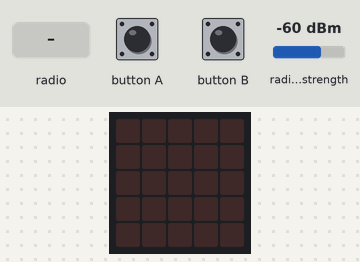
The program below on a simulated BBC micro:bit running MicroPython. Parts: the board's 5×5 LED display. The inputs (shaded band) are chosen by the test bench; at power-on: radio signal strength -60 dBm. Random numbers come from a fixed seed; what the program prints to the serial console is not drawn.

Above: at 1.2 s.
1.3 s: radio message "conn" arrives
At 1.55 s:
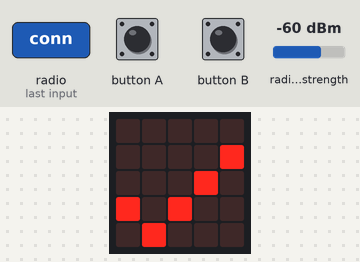
Timing chart, 0 to 4.3 s (numbered marks = the images above; inputs shaded):
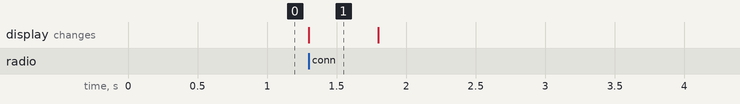

Measured:
- after the input at 1.3 s, the display: changes at once (image 1)
- what the display in image 1 shows lasts 0.5 s, from 1.3 s to 1.8 s

The program:

main.py
```python
# Try using this for help: https://microbit-micropython.readthedocs.io/en/v1.0.1/radio.html

from microbit import *
import radio, threading
import time, random

class MicroBit:
    def __init__(self):
        self = MicroBit.__init__()

    def start_radio():
        print("Starting radio...")
        radio.config(channel=10, group=0, power=7, data_rate=radio.RATE_2MBIT)
        radio.on()

    def stop_radio():
        print("Stopping radio")
        radio.off()
        exit()

    def pair():
        incoming = radio.receive_full()
        if incoming:
            msg, rssi, timestamp = incoming
            msg = str(msg, 'utf-8')[3:]
            if msg == "conn":
                return True

        return False

    def rec_num():
        incoming = radio.receive_full()
        if incoming:
            msg, rssi, timestamp = incoming
            msg = str(msg, 'utf-8')[-1]
            return msg

    def a_pressed():
        return button_a.was_pressed()

    def b_pressed():
        return button_b.was_pressed()

    def gen_rnd_num(start_point, end_point):
        return random.randrange(start_point, end_point)

    def connected():
        display.show(Image('00000:'
                           '00009:'
                           '00090:'
                           '90900:'
                           '09000'))

        time.sleep(0.5)
        display.clear()

def main():
    MicroBit.start_radio()
    running = True
    connected = False

    while running:
        if MicroBit.a_pressed() and not connected:
            radio.send("conn")

        if MicroBit.pair() and not connected:
            MicroBit.connected()
            connected = True

        if MicroBit.b_pressed() and connected:
            pass

if __name__ == "__main__":
    main()
```
